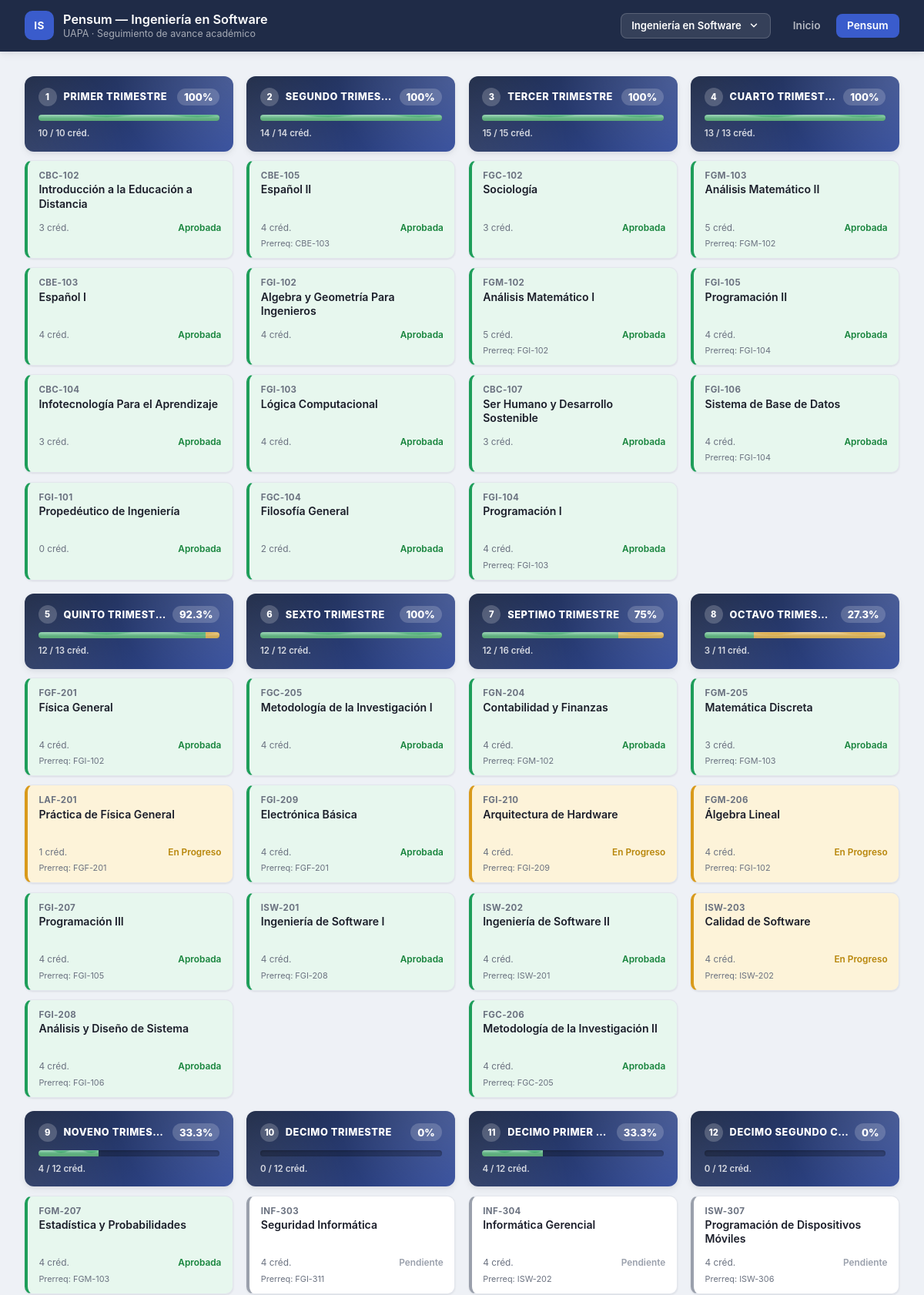
/pensum.php (upper part), run on the app's committed database.
### tables this page shows
CREATE TABLE carreras (
        id INTEGER PRIMARY KEY AUTOINCREMENT,
        slug TEXT NOT NULL UNIQUE,
        nombre TEXT NOT NULL
    );

CREATE TABLE courses (
    id INTEGER PRIMARY KEY AUTOINCREMENT,
    clave TEXT NOT NULL,
    nombre TEXT NOT NULL,
    periodo_orden INTEGER,
    periodo_nombre TEXT,
    tipo TEXT NOT NULL CHECK (tipo IN ('obligatoria', 'optativa')),
    horas_teoricas INTEGER NOT NULL DEFAULT 0,
    horas_practicas INTEGER NOT NULL DEFAULT 0,
    horas_totales INTEGER NOT NULL DEFAULT 0,
    horas_estudio_independiente INTEGER NOT NULL DEFAULT 0,
    creditos INTEGER NOT NULL DEFAULT 0,
    prerrequisito TEXT,
    estado TEXT NOT NULL CHECK (estado IN ('aprobada', 'en_progreso', 'planificada', 'pendiente'))
, carrera_id INTEGER NOT NULL DEFAULT 1);

### src/functions.php (the view, shortened to what this page needs)
<?php
function fetch_all_courses(PDO $pdo, int $carreraId): array
{
    $stmt = $pdo->prepare('SELECT * FROM courses WHERE carrera_id = :carrera_id ORDER BY periodo_orden IS NULL, periodo_orden, id');
    $stmt->execute([':carrera_id' => $carreraId]);
    return $stmt->fetchAll();
}
function get_all_carreras(PDO $pdo): array
{
    return $pdo->query('SELECT * FROM carreras ORDER BY id')->fetchAll();
}
function get_current_carrera(PDO $pdo, array $carreras): array
{
    $slug = $_COOKIE['carrera'] ?? '';
    return $carreras[0];
}
function carrera_abbr(string $nombre): string
{
    $words = array_values(array_filter(
        preg_split('/\s+/', $nombre),
        static fn (string $w): bool => mb_strlen($w) > 2
    ));
    $letters = array_map(
        static fn (string $w): string => mb_strtoupper(mb_substr($w, 0, 1)),
        array_slice($words, 0, 2)
    );
    $abbr = implode('', $letters);
    return $abbr !== '' ? $abbr : mb_strtoupper(mb_substr($nombre, 0, 2));
}
function group_by_periodo(array $courses): array
{
    $periods = [];
    $optativas = [];
    foreach ($courses as $course) {
        if ($course['periodo_orden'] === null) {
            $optativas[] = $course;
            continue;
        }
        $orden = (int) $course['periodo_orden'];
        if (!isset($periods[$orden])) {
            $periods[$orden] = [
                'orden' => $orden,
                'nombre' => $course['periodo_nombre'],
                'courses' => [],
            ];
        }
        $periods[$orden]['courses'][] = $course;
    }
    ksort($periods);
    $periods = array_values($periods);
    return ['periods' => $periods, 'optativas' => $optativas];
}
function compute_stats(array $courses): array
{
    $stats = [
        'total_cursos' => count($courses),
        'aprobadas' => 0,
        'en_progreso' => 0,
        'planificadas' => 0,
        'pendientes' => 0,
        'creditos_totales' => 0,
        'creditos_aprobados' => 0,
        'creditos_en_progreso' => 0,
        'creditos_planificados' => 0,
        'creditos_pendientes' => 0,
    ];
    foreach ($courses as $course) {
        $creditos = (int) $course['creditos'];
        $stats['creditos_totales'] += $creditos;
        switch ($course['estado']) {
            case 'aprobada':
                $stats['aprobadas']++;
                $stats['creditos_aprobados'] += $creditos;
                break;
            case 'en_progreso':
                $stats['en_progreso']++;
                $stats['creditos_en_progreso'] += $creditos;
                break;
            case 'planificada':
                $stats['planificadas']++;
                $stats['creditos_planificados'] += $creditos;
                break;
            default:
                $stats['pendientes']++;
                $stats['creditos_pendientes'] += $creditos;
                break;
        }
    }
    $total = $stats['creditos_totales'];
    $stats['pct_aprobada'] = $total > 0 ? round(($stats['creditos_aprobados'] / $total) * 100, 1) : 0.0;
    $stats['pct_en_progreso'] = $total > 0 ? round(($stats['creditos_en_progreso'] / $total) * 100, 1) : 0.0;
    $stats['pct_planificada'] = $total > 0 ? round(($stats['creditos_planificados'] / $total) * 100, 1) : 0.0;
    $stats['pct_pendiente'] = $total > 0
        ? max(0.0, round(100 - $stats['pct_aprobada'] - $stats['pct_en_progreso'] - $stats['pct_planificada'], 1))
        : 0.0;
    $stats['porcentaje_completado'] = $stats['pct_aprobada'];
    return $stats;
}
function render_progress_bar(array $stats, bool $animated = false, string $size = 'sm'): string
{
    $pctA = $stats['pct_aprobada'];
    $pctE = $stats['pct_en_progreso'];
    $pctP = $stats['pct_planificada'];
    $pctFilled = min(100.0, $pctA + $pctE + $pctP);
    $wave = '';
    if ($animated) {
        $wave = <<<HTML
        <div class="bar-wave" style="width:{$pctFilled}%">
            <svg class="wave-svg wave-svg-back" viewBox="0 0 2400 40" preserveAspectRatio="none">
                <path class="wave-path" d="M0 11 Q150 -4 300 11 T600 11 T900 11 T1200 11 T1500 11 T1800 11 T2100 11 T2400 11 V40 H0 Z"></path>
            </svg>
            <svg class="wave-svg wave-svg-front" viewBox="0 0 2400 40" preserveAspectRatio="none">
                <path class="wave-path" d="M0 8 Q150 -8 300 8 T600 8 T900 8 T1200 8 T1500 8 T1800 8 T2100 8 T2400 8 V40 H0 Z"></path>
            </svg>
            <div class="bar-sheen"></div>
        </div>
        HTML;
    }
    return <<<HTML
    <div class="progress-tank size-{$size}">
        <div class="tank-track">
            <div class="tank-segment tank-aprobada" style="width:{$pctA}%"></div>
            <div class="tank-segment tank-en_progreso" style="width:{$pctE}%"></div>
            <div class="tank-segment tank-planificada" style="width:{$pctP}%"></div>
        </div>
        {$wave}
    </div>
    HTML;
}
function estado_label(string $estado): string
{
    return match ($estado) {
        'aprobada' => 'Aprobada',
        'en_progreso' => 'En Progreso',
        'planificada' => 'Planificada',
        'pendiente' => 'Pendiente',
        default => ucfirst($estado),
    };
}
function h(?string $value): string
{
    return htmlspecialchars($value ?? '', ENT_QUOTES, 'UTF-8');
}
function render_course_card(array $course, bool $showPeriod = false, bool $editable = false): string
{
    $periodTag = '';
    $prereq = $course['prerrequisito']
        ? '<div class="course-prereq">Prerreq: ' . h($course['prerrequisito']) . '</div>'
        : '<div class="course-prereq course-prereq-empty">&nbsp;</div>';
    $estado = h($course['estado']);
    $clave = h($course['clave']);
    $nombre = h($course['nombre']);
    $creditos = (int) $course['creditos'];
    $estadoLabel = estado_label($course['estado']);
    $id = (int) $course['id'];
    $editableAttrs = $editable
        ? ' data-course-id="' . $id . '" data-estado="' . $estado . '" tabindex="0" role="button" aria-haspopup="true"'
        : '';
    $editableClass = $editable ? ' is-editable' : '';
    return <<<HTML
    <article class="course-card estado-{$estado}{$editableClass}"{$editableAttrs}>
        {$periodTag}
        <div class="course-clave">{$clave}</div>
        <div class="course-nombre">{$nombre}</div>
        <div class="course-meta">
            <span class="creditos">{$creditos} créd.</span>
            <span class="estado-badge">{$estadoLabel}</span>
        </div>
        {$prereq}
    </article>
    HTML;
}
function render_period_header(string $label, array $stats, string $scope, ?int $index = null): string
{
    $badge = $index !== null ? (string) $index : '&#10022;';
    $title = h($label);
    $pct = $stats['pct_aprobada'];
    $creditosAprobados = $stats['creditos_aprobados'];
    $creditosTotales = $stats['creditos_totales'];
    $bar = render_progress_bar($stats, true, 'sm');
    return <<<HTML
    <header class="period-header" data-scope="{$scope}">
        <div class="period-header-top">
            <div class="period-heading">
                <span class="period-index">{$badge}</span>
                <h2 class="period-title">{$title}</h2>
            </div>
            <span class="period-pct">{$pct}%</span>
        </div>
        {$bar}
        <span class="period-credits">{$creditosAprobados} / {$creditosTotales} créd.</span>
    </header>
    HTML;
}
function render_topbar(string $active, array $carrera, array $carreras, string $currentPage): string
{
    $links = [
        'inicio' => ['href' => 'index.php', 'label' => 'Inicio'],
        'pensum' => ['href' => 'pensum.php', 'label' => 'Pensum'],
    ];
    $items = '';
    foreach ($links as $key => $link) {
        $activeClass = $key === $active ? ' active' : '';
        $items .= '<a class="nav-link' . $activeClass . '" href="' . h($link['href']) . '">' . h($link['label']) . '</a>';
    }
    $checkIcon = '<svg class="carrera-option-check" viewBox="0 0 24 24" width="15" height="15" fill="none" stroke="currentColor" stroke-width="2.6" stroke-linecap="round" stroke-linejoin="round"><path d="M20 6 9 17l-5-5"></path></svg>';
    $options = '';
    foreach ($carreras as $c) {
        $isCurrent = (int) $c['id'] === (int) $carrera['id'];
        $href = 'switch-carrera.php?slug=' . urlencode($c['slug']) . '&redirect=' . urlencode($currentPage);
        $optAbbr = h(carrera_abbr($c['nombre']));
        $optNombre = h($c['nombre']);
        $currentClass = $isCurrent ? ' is-current' : '';
        $check = $isCurrent ? $checkIcon : '';
        $options .= <<<HTML
        <li>
            <a class="carrera-option{$currentClass}" href="{$href}">
                <span class="carrera-option-icon">{$optAbbr}</span>
                <span class="carrera-option-label">{$optNombre}</span>
                {$check}
            </a>
        </li>
        HTML;
    }
    $abbr = h(carrera_abbr($carrera['nombre']));
    $nombre = h($carrera['nombre']);
    return <<<HTML
    <header class="topbar">
        <div class="topbar-inner">
            <div class="brand">
                <span class="brand-mark">{$abbr}</span>
                <div class="brand-text">
                    <span class="brand-title">Pensum &mdash; {$nombre}</span>
                    <span class="brand-subtitle">UAPA &middot; Seguimiento de avance académico</span>
                </div>
            </div>
            <div class="topbar-right">
                <details class="carrera-switcher">
                    <summary class="carrera-trigger">
                        <span>{$nombre}</span>
                        <svg class="chevron" viewBox="0 0 24 24" width="14" height="14" fill="none" stroke="currentColor" stroke-width="2.5" stroke-linecap="round" stroke-linejoin="round"><path d="M6 9l6 6 6-6"></path></svg>
                    </summary>
                    <ul class="carrera-options">
                        {$options}
                    </ul>
                </details>
                <nav class="topbar-nav">
                    {$items}
                </nav>
            </div>
        </div>
    </header>
    HTML;
}

### public/pensum.php (shortened to what this page needs)
<?php
require __DIR__ . '/../src/db.php';
require __DIR__ . '/../src/functions.php';
$pdo = get_db();
$carreras = get_all_carreras($pdo);
$carrera = get_current_carrera($pdo, $carreras);
$courses = fetch_all_courses($pdo, (int) $carrera['id']);
$grouped = group_by_periodo($courses);
?>
<!DOCTYPE html>
<html lang="es">
<head>
<link rel="stylesheet" href="assets/style.css">
</head>
<body>
<?= render_topbar('pensum', $carrera, $carreras, 'pensum.php') ?>
<main class="grid-wrapper">
    <div class="periods-grid">
        <?php foreach ($grouped['periods'] as $period): ?>
        <section class="period-column">
            <?= render_period_header($period['nombre'], $period['stats'], 'period-' . $period['orden'], $period['orden']) ?>
            <?php foreach ($period['courses'] as $course): ?>
                <?= render_course_card($course, false, true) ?>
            <?php endforeach; ?>
        </section>
        <?php endforeach; ?>
    </div>
</main>
</body>
</html>

### data on the page
carreras: nombre "IS", nombre "Ingeniería en Software"
courses: clave "CBC-102", nombre "Introducción a la Educación a Distancia", creditos "3", estado "Aprobada"
courses: clave "CBE-103", nombre "Español I", creditos "4", estado "Aprobada"
courses: clave "CBC-104", nombre "Infotecnología Para el Aprendizaje", creditos "3", estado "Aprobada"
courses: clave "FGI-101", nombre "Propedéutico de Ingeniería", creditos "0", estado "Aprobada"
courses: clave "CBE-105", nombre "Español II", creditos "4", estado "Aprobada", prerrequisito "CBE-103"
courses: clave "FGI-102", nombre "Algebra y Geometría Para Ingenieros", creditos "4", estado "Aprobada"
courses: clave "FGI-103", nombre "Lógica Computacional", creditos "4", estado "Aprobada"
courses: clave "FGC-104", nombre "Filosofía General", creditos "2", estado "Aprobada", horas_totales "12"
courses: clave "FGC-102", nombre "Sociología", creditos "3", estado "Aprobada"
courses: clave "FGM-102", nombre "Análisis Matemático I", creditos "5", estado "Aprobada", prerrequisito "FGI-102"
courses: clave "CBC-107", nombre "Ser Humano y Desarrollo Sostenible", creditos "3", estado "Aprobada"
courses: clave "FGI-104", nombre "Programación I", creditos "4", estado "Aprobada", prerrequisito "FGI-103"
courses: clave "FGM-103", nombre "Análisis Matemático II", creditos "5", estado "Aprobada", prerrequisito "FGM-102"
courses: clave "FGI-105", nombre "Programación II", creditos "4", estado "Aprobada", prerrequisito "FGI-104"
courses: clave "FGI-106", nombre "Sistema de Base de Datos", creditos "4", estado "Aprobada", prerrequisito "FGI-104"
courses: clave "FGF-201", nombre "Física General", creditos "4", estado "Aprobada", prerrequisito "FGI-102"
courses: clave "LAF-201", nombre "Práctica de Física General", creditos "1", estado "En Progreso", prerrequisito "FGF-201"
courses: clave "FGI-207", nombre "Programación III", creditos "4", estado "Aprobada", prerrequisito "FGI-105"
courses: clave "FGI-208", nombre "Análisis y Diseño de Sistema", creditos "4", estado "Aprobada", prerrequisito "FGI-106"
courses: clave "FGC-205", nombre "Metodología de la Investigación I", creditos "4", estado "Aprobada"
courses: clave "FGI-209", nombre "Electrónica Básica", creditos "4", estado "Aprobada", prerrequisito "FGF-201"
courses: clave "ISW-201", nombre "Ingeniería de Software I", creditos "4", estado "Aprobada", prerrequisito "FGI-208"
courses: clave "FGN-204", nombre "Contabilidad y Finanzas", creditos "4", estado "Aprobada", prerrequisito "FGM-102"
courses: clave "FGI-210", nombre "Arquitectura de Hardware", creditos "4", estado "En Progreso", prerrequisito "FGI-209"
courses: clave "ISW-202", nombre "Ingeniería de Software II", creditos "4", estado "Aprobada", prerrequisito "ISW-201"
courses: clave "FGC-206", nombre "Metodología de la Investigación II", creditos "4", estado "Aprobada", prerrequisito "FGC-205"
courses: clave "FGM-205", nombre "Matemática Discreta", creditos "3", estado "Aprobada", prerrequisito "FGM-103"
courses: clave "FGM-206", nombre "Álgebra Lineal", creditos "4", estado "En Progreso", prerrequisito "FGI-102"
courses: clave "ISW-203", nombre "Calidad de Software", creditos "4", estado "En Progreso", prerrequisito "ISW-202"
courses: clave "FGM-207", nombre "Estadística y Probabilidades", creditos "4", estado "Aprobada", prerrequisito "FGM-103"
courses: clave "INF-303", nombre "Seguridad Informática", creditos "4", estado "Pendiente", prerrequisito "FGI-311"
courses: clave "INF-304", nombre "Informática Gerencial", creditos "4", estado "Pendiente", prerrequisito "ISW-202"
courses: clave "ISW-307", nombre "Programación de Dispositivos Móviles", creditos "4", estado "Pendiente", prerrequisito "ISW-306"

### other printed values
$link['label'] "Inicio"
$link['label'] "Pensum"
$badge "1"
$title "PRIMER TRIMESTRE"
$pct "100"
$creditosAprobados "10"
$creditosTotales "10"
$badge "2"
$title "SEGUNDO TRIMES…"
$creditosAprobados "14"
$creditosTotales "14"
$badge "3"
$title "TERCER TRIMESTRE"
$creditosAprobados "15"
$creditosTotales "15"
